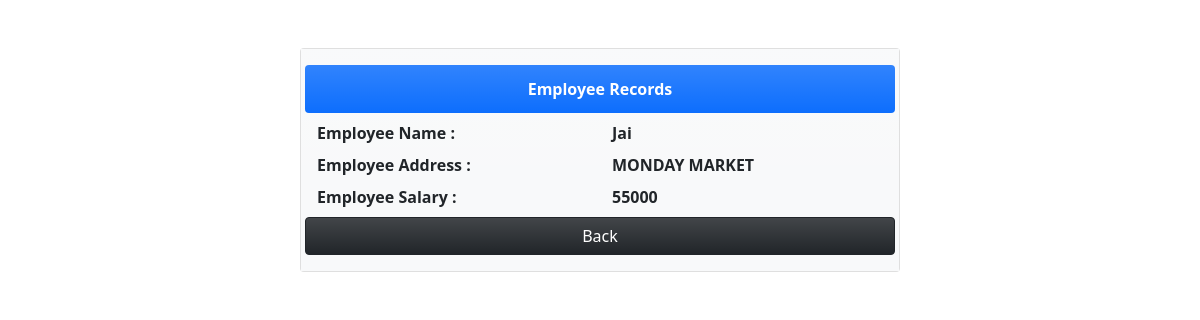
Screenshot of /view.php?id=3 with the database file from the repository.
### tables this page shows
CREATE TABLE `employees` (
  `id` int(11) NOT NULL,
  `name` varchar(100) NOT NULL,
  `address` varchar(255) NOT NULL,
  `salary` int(10) NOT NULL
);

### view.php (the view, shortened to what this page needs)
<?php
if (isset($_GET["id"]) && !empty(trim($_GET["id"]))) {
    require_once "Config.php";
    $sql = "SELECT * FROM employees WHERE id = ? ";
    if ($stmt = mysqli_prepare($link, $sql)) {
        mysqli_stmt_bind_param($stmt, "i", $param_id);
        if (mysqli_stmt_execute($stmt)) {
            $result = mysqli_stmt_get_result($stmt);
            if (mysqli_num_rows($result) == 1) {
                $row = mysqli_fetch_array($result, MYSQLI_ASSOC);
            } else {
                header("location: error.php");
                exit();
            }
        } else {
            echo "Oops! Something went wrong. Please try again later";
        }
    }
} else {
    echo header("location: error.php");
    exit();
}
?>
<!DOCTYPE html>
<html lang="en">
<head>
    <link href="https://cdn.jsdelivr.net/npm/bootstrap@5.1.0/dist/css/bootstrap.min.css" rel="stylesheet">
</head>
<body>
    <div class="wrapper card mt-5 ">
        <div class="container card-body bg-light bg-gradient ">
            <div class=" row">
            <span class="text-center fs-6 h1 badge bg-primary bg-gradient p-3">Employee Records</span>
                <div class="container align-items-center">
                    <form>
                        <div class="row ">
                            <div class="col-6">
                                <label class="form-label"><b>Employee Name :</b></label>
                            </div>
                            <div class="col">
                                <b><p class="card-text"><?php echo $row["name"]; ?></p></b>
                            </div>
                        </div>
                        <div class="row">
                            <div class="col-6">
                                <label class="form-label"><b>Employee Address :</b></label>
                            </div>
                            <div class="col">
                            <b><p class="card-text"><?php echo $row["address"]; ?></p></b>
                            </div>
                        </div>
                        <div class="row">
                            <div class="col-6">
                                <label class="form-label"><b>Employee Salary :</b></label>
                            </div>
                            <div class="col">
                            <b><p class="card-text"><?php echo $row["salary"]; ?></p></b>
                            </div>
                        </div>
                    </form>
                </div>
                <a href="index.php" class="btn btn-dark bg-gradient">Back</a>
            </div>
        </div>
    </div>
</body>
</html>

### view.php (style rules this page uses)
.wrapper { width: 600px; margin: 0 auto; }

### rows the page displays
employees: name "Jai", address "MONDAY MARKET", salary "55000"
